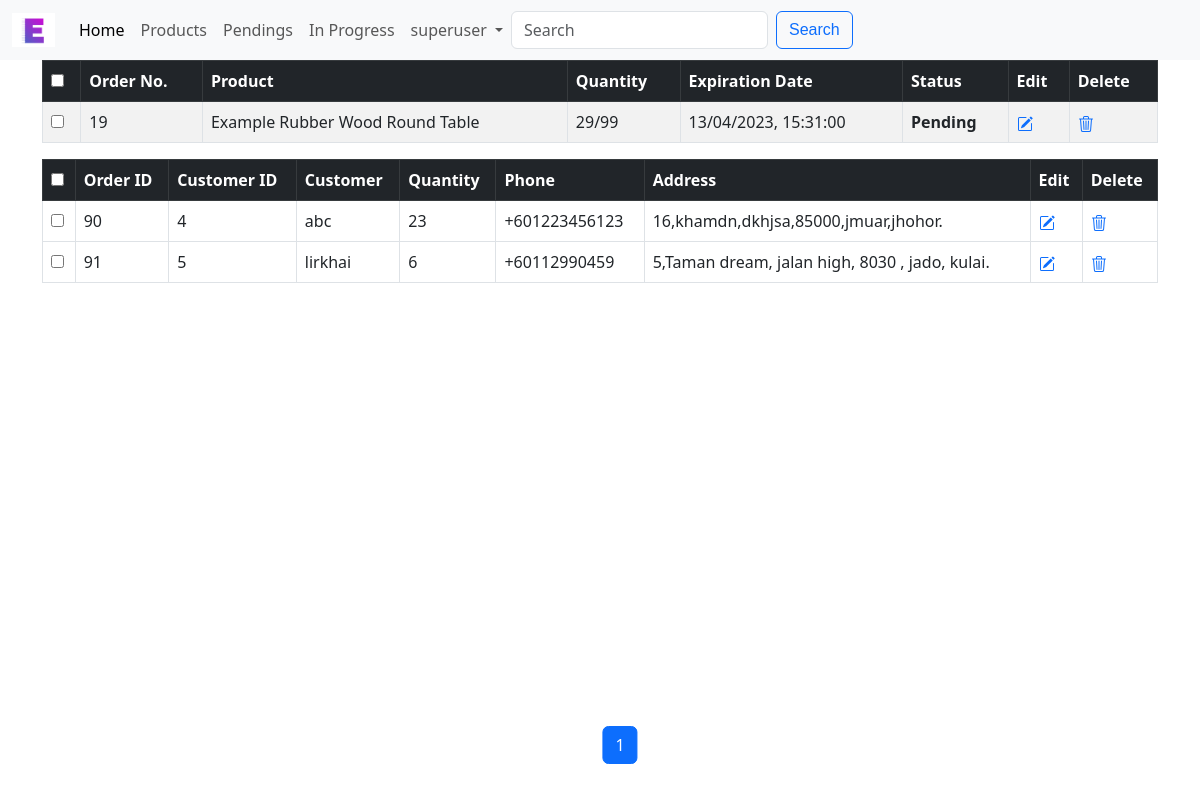
The page /manage_orders/19 (signed in) on the database as committed earlier.
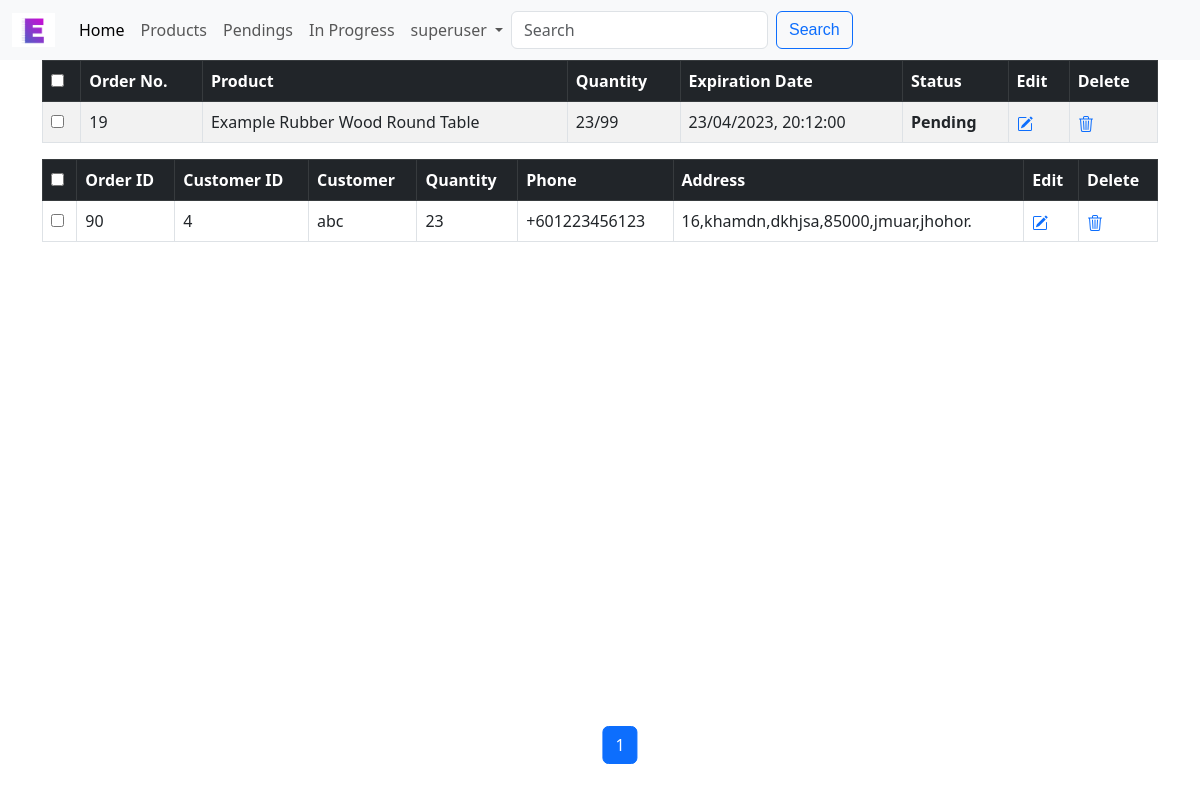
The same page on the database as committed later.
### esb/models.py (models this page shows, shortened)
class PurchaseOrder(models.Model):
    product = models.ForeignKey(
        Product, on_delete=models.CASCADE, related_name="order_product"
    )
    date_time = models.DateTimeField(null=True)
    target_quantity = models.IntegerField()
    @property
    def is_expired(self):
        return timezone.now() >= self.date_time
    @property
    def total_quantity(self):
        return sum([purchase.quantity for purchase in self.customer_purchases.all()])
    @property
    def reach_target(self):
        total_quantity = sum(
            [purchase.quantity for purchase in self.customer_purchases.all()]
        )
        return total_quantity >= self.target_quantity

class CustomerPurchase(models.Model):
    customer = models.ForeignKey(
        Customer, on_delete=models.CASCADE, related_name="customer_purchases"
    )
    purchase = models.ForeignKey(
        PurchaseOrder, on_delete=models.CASCADE, related_name="customer_purchases"
    )
    quantity = models.IntegerField()

class Customer(models.Model):
    user = models.OneToOneField(
        User, on_delete=models.CASCADE, null=True, unique=True)
    name = models.CharField(max_length=100, null=True)
    phone = models.CharField(max_length=100, null=True)
    address = models.CharField(max_length=200, null=True)
    def __str__(self):
        return self.user.username

class User(AbstractUser):
    email_token = models.CharField(max_length=200)
    email_is_verified = models.BooleanField(default=False)

class Product(models.Model):
    title = models.CharField(max_length=100)
    description = models.TextField(max_length=1000)
    category = models.ForeignKey(
        Category,
        on_delete=models.SET_NULL,
        blank=True,
        null=True,
        related_name="categories",
    )
    price = models.DecimalField(max_digits=10, decimal_places=2)
    active = models.BooleanField(default=False)
    created_at = models.DateTimeField(auto_now_add=True)
    updated_at = models.DateTimeField(auto_now=True)
    class Meta:
        ordering = ["-active", "id"]

### esb/views.py (the view)
def order_details(request, order_id):
    if not request.user.is_staff:
        messages.warning(request, "You are not allowed to access this page.")
        return redirect('/')
    p_order = PurchaseOrder.objects.get(pk=order_id)
    cus_in_order = CustomerPurchase.objects.filter(purchase=p_order)
    paginator = Paginator(cus_in_order, 10)
    page_number = request.GET.get("page")
    page_obj = paginator.get_page(page_number)
    prev_prev_page_number = page_obj.number - 2
    if page_obj.number + 2 in page_obj.paginator.page_range:
        next_next_page_number = page_obj.number + 2
    else:
        next_next_page_number = None
    return render(request, "esb/order_details.html", {
        "page_obj": page_obj,
        "p_order": p_order,
        "next_next_page_number": next_next_page_number,
        "prev_prev_page_number": prev_prev_page_number
    })

### esb/templates/esb/order_details.html (shortened to what this page needs)
{% extends "esb/manage_orders.html" %}
{% load static %}
{% block top %}
<div class="table-responsive">
    <table id="bootstrapdatatable" class="table table-striped table-bordered" width="100%">
        <thead class="table-dark">
            <th><input type="checkbox" id="checkall" /></th>
            <th>Order No.</th>
            <th>Product</th>
            <th>Quantity</th>
            <th>Expiration Date</th>
            <th>Status</th>
            <th>Edit</th>
            <th>Delete</th>
        </thead>
        <tbody>
            <tr>
                <td><input type="checkbox" id="checkthis" /></td>
                <td>{{ p_order.id }}</td>
                <td>{{ p_order.product.title }}</td>
                <td>
                    <span id="total-quantity">{{ p_order.total_quantity }}</span>/<span id="target-quantity">{{ p_order.target_quantity }}</span>
                </td>
                <td><span id="date-time">{{ p_order.date_time|date:"d/m/Y, H:i:s" }}</span>
                </td>
                <td id="order-status" style="text-align:left;">
                    {% if p_order.reach_target %}
                    <span class="text-success">
                        In Progress
                    </span>
                    {% else %}
                        {% if p_order.is_expired %}
                            <span class="text-danger">Expired</span>
                        {% else %}
                            Pending
                        {% endif %}
                    {% endif %}</td>
                <td>
                    <a id="edit-p-order" onclick="editPurchaseOrder('{{ p_order.id }}')" style="color:#0d6efd;">
                    </a>
                </td>
                <td>
                    <a onclick="deletePurchaseOrder('{{p_order.id }}')" style="color:#0d6efd;">
                    </a>
                </td>
            </tr>
        </tbody>
    </table>
</div>
{% endblock %}
{% block thead %}
    <th><input type="checkbox" class="checkall" /></th>
    <th>Order ID</th>
    <th>Customer ID</th>
    <th>Customer</th>
    <th>Quantity</th>
    <th>Phone</th>
    <th>Address</th>
    <th>Edit</th>
    <th>Delete</th>
{% endblock %}
{% block tbody %}
    {% for cus in page_obj %}
        <tr id="tr{{ cus.id }}">
            <td><input type="checkbox" class="checkthis" /></td>
            <td>{{ cus.id }}</td>
            <td>{{ cus.customer.id }}</td>
            <td>{{ cus.customer }}</td>
            <td><span id="sp{{ cus.id }}">{{ cus.quantity }}</span>
            </td>
            <td>+{{ cus.customer.phone}}</td>
            <td>{{ cus.customer.address }}</td>
            <td><a id="edit-cus{{ cus.id }}" onclick="editCusOrder('{{ cus.id }}')" style="color:#0d6efd;">
                </a>
            </td>
            <td><a onclick="deleteCusOrder('{{ cus.id }}')" style="color:#0d6efd;">
                </a>
            </td>
        </tr>
    {% endfor %}
    {% block pagination %}
        {% include 'esb/pagination.html' %}
    {% endblock %}
{% endblock %}

Rows that differ between the two databases and show on the page:
removed CustomerPurchase: id "91", customer.id "5", customer "lirkhai", quantity "6", customer.phone "60112990459", customer.address "5,Taman dream, jalan high, 8030 , jado, kulai."
changed PurchaseOrder "Example Rubber Wood Round Table": total_quantity "29" → "23"; date_time "13/04/2023, 15:31:00" → "23/04/2023, 20:12:00"
